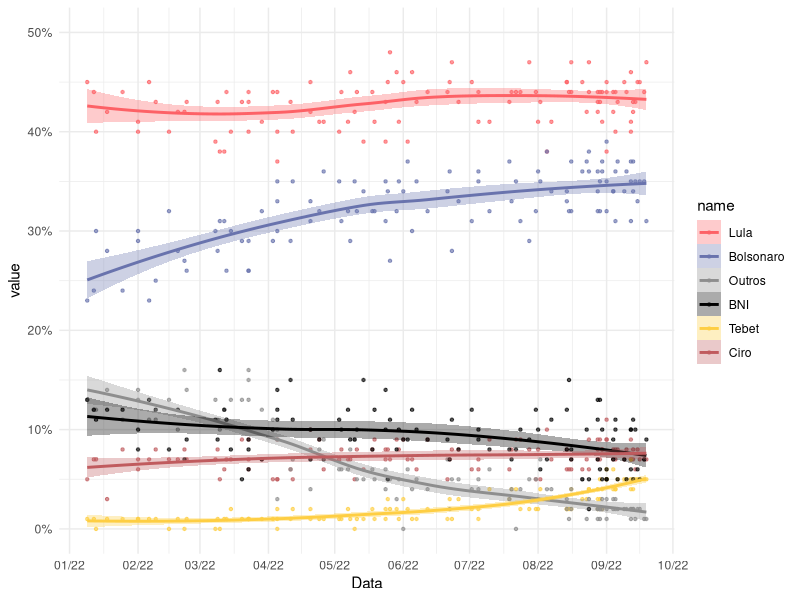
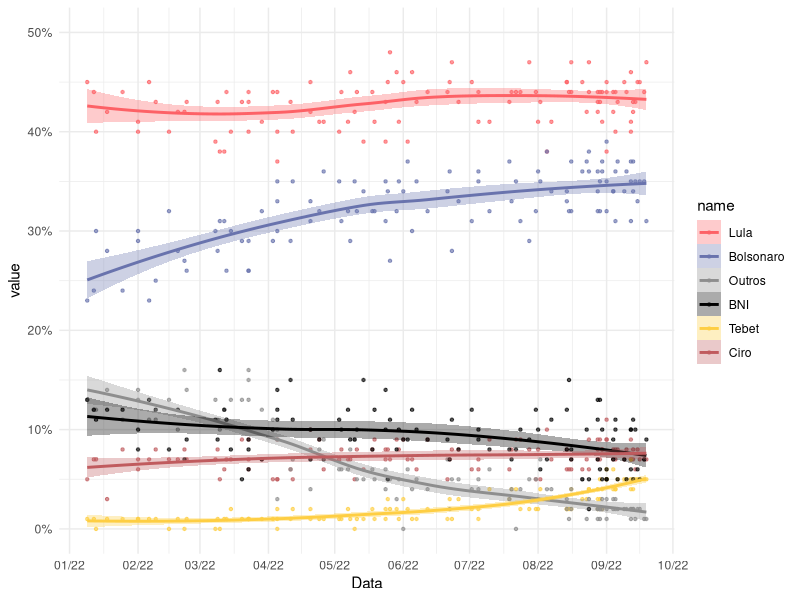

Write R code to recreate these figures, in order.

# Configurar --------------------------------------------------------------

#-- bibliotecas
library(readxl)
library(tidyverse)
library(lubridate)

#-- lista de pesquisas
pesq <- read_csv("pesquisas_1t.csv") %>% 
  select(-`Data divulgação`)
exp = T

# Grafico -----------------------------------------------------------------

#-- argumento que controla o quão suave é a linah
span=.90

#-- gerar estimativas
results <- pesq %>%
  drop_na() %>% 
  mutate(Data = as.Date(Data)) %>% 
  pivot_longer(cols=c(Lula:BNI)) %>% 
  mutate(value = value/100) %>% 
  # retirar institutos de pesquisa
  filter(!(Instituto%in%c("Sigma", "Brasmarket",
                          "Futura"))) %>% 
  mutate(Data=as.numeric(Data)) %>% 
  nest(-name) %>%
  mutate(
    # loess calculation 
    m = purrr::map(data, loess,
                   formula = value ~ Data, span = span),
    # valores previstos
    fitted = purrr::map(m, `[[`, "fitted")) %>% 
  select(-m) %>%
  unnest()



# Cores dos candidatos
col=c( "#fd6166", "#6973ad",
       "#8E8E8E","#000000","#FECE43", "#c05b5e")

results %>% 
  mutate(Data = as.Date(Data, origin="1970/1/1"),
         name = fct_relevel(name, "Lula", "Bolsonaro",
                "Outros", "BNI", "Tebet", "Ciro")) %>% 
  ggplot(aes(x = Data, y = value, group = name, color = name)) +
  geom_point(alpha=.66, size=.85) +
  #-- line e smooth geram a mesma linha aqui
  #-- smooth até gerar o s.e. automaticamente
  #geom_line(aes(y = fitted), size=1) +
  geom_smooth(se=T, alpha=.33, span=span, aes(fill=name)) +
  scale_fill_manual(
    values=col) +
  scale_color_manual(values=col) +
  scale_y_continuous(limits=c(0,.5), labels=scales::percent) +
  scale_x_date(date_breaks = "1 month", date_labels = "%m/%y") +
  theme_minimal()

if(exp) {
ggsave(paste0("./img/", 
              str_replace_all(Sys.time(), ":", "_"), "_NL.svg"), 
       width=400*10, height=167*10, unit="px")
}

#-- resultados gerais
results %>% 
  filter(Data==max(Data)) %>% 
  mutate(Data = as.Date(Data, origin="1970/1/1"))  %>% 
  mutate(name = fct_relevel(name, "Lula", "Bolsonaro",
         "Ciro", "BNI", "Outros")) %>%
  group_by(name) %>% 
  summarise(mean=mean(fitted)) %>% 
  mutate(mean=paste0(round(mean*100,1), "%")) 

#-- mais recentes
pesq %>% 
  mutate(r = rank(-as.numeric(Data))) %>% 
  filter(r <10) %>% 
  arrange(r) %>%
  select(Data, Instituto, Lula:BNI) %>% 
  mutate(text = paste(Data, Instituto, Lula, Bolsonaro, Ciro, Tebet, Outros, BNI, sep=" | ")) %>% 
  select(text)


